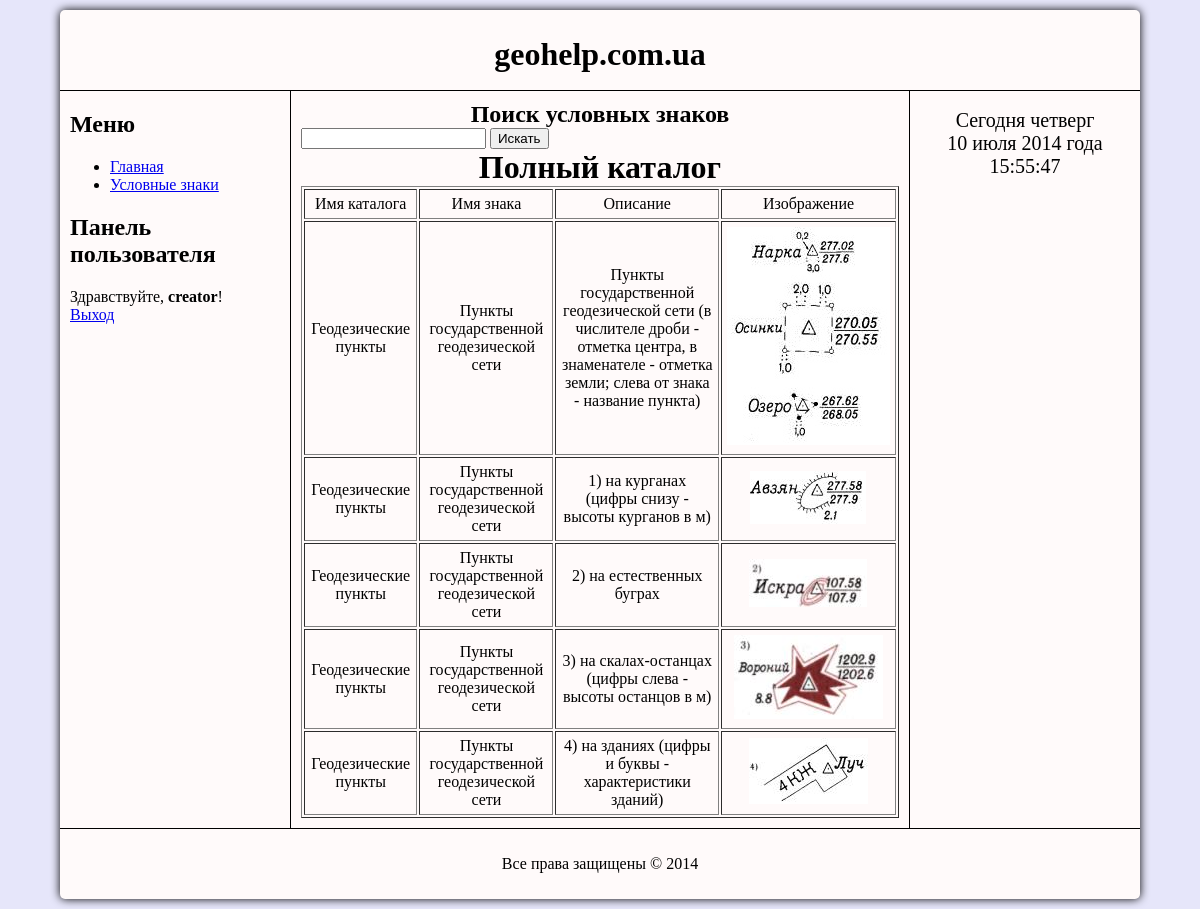
The app's page /uslznaki (signed in) with its own data.
### tables this page shows
CREATE TABLE IF NOT EXISTS `znaki` (
  `id` int(11) NOT NULL AUTO_INCREMENT,
  `cat_name` varchar(255) NOT NULL,
  `zn_name` varchar(255) NOT NULL,
  `description` text NOT NULL,
  `scale` int(11) NOT NULL,
  `img_sourse` varchar(255) NOT NULL,
  `id_order` int(11) NOT NULL,
  PRIMARY KEY (`id`)
);

### www/application/core/view.php (called while the page is built, shortened)
<?php
class View {
	function generate($content_view, $template_view, $data = null, $user = null) {
		include 'application/views/'.$template_view;
	}
}

### www/application/controllers/controller_uslznaki.php (called while the page is built, shortened)
<?php
class Controller_Uslznaki extends Controller {
	public $usl_znaki;
	public function __construct() {
		$this->usl_znaki = new Model_Uslznaki();
	}
	function method_default() {
		if ($_POST["zn_name"] <> "") {
			$data = $this->usl_znaki->search_znak ($_POST["zn_name"]);
		}else{
			$data = $this->usl_znaki->getAllSymbols();
		}
		$this->view->generate('uslznaki_view.php', 'template_view.php', $data, $this->authUserName);
	}
}

### www/application/bootstrap.php (called while the page is built, shortened)
<?php
require_once 'core/model.php';
require_once 'core/view.php';
Router::start();

### www/index.php (called while the page is built, shortened)
<?php
require_once 'application/bootstrap.php';

### www/application/core/model.php (called while the page is built, shortened)
<?php
class Model {
	public function __construct() {
		$this->config = new Config();
		$this->db = new PDO("mysql:host={$this->config->host};dbname={$this->config->db}", $this->config->db_user, $this->config->db_password);
	}
}

### www/application/models/model_uslznaki.php (called while the page is built, shortened)
<?php
class Model_Uslznaki extends Model {
	public function getAllSymbols() {
		$sql = "SELECT cat_name, zn_name, description, img_sourse FROM znaki";
		$result = $this->db->query($sql);
		return $result;
	}
}

### www/application/views/uslznaki_view.php (the view, shortened to what this page needs)
<div>
<h2>Поиск условных знаков</h2>
<form action="" method="post" />
	<tr>
		<td>
			<input type="text" name="zn_name" />
			</td>
		<td>
			<input type="submit" name="search" value="Искать" />
		</td>
	</tr>
</div>
<h1>Полный каталог</h1>
<div class="symbols">
<table border="1" cellpadding="5">
	<tr align="center">
		<td>Имя каталога</td>
		<td>Имя знака</td>
		<td>Описание</td>
		<td>Изображение</td>
	</tr>
<?php
foreach ($data as $row){
   echo <<<LIST
	<tr align="center">
	<td>{$row['cat_name']}</td>
	<td>{$row['zn_name']}</td>
	<td>{$row['description']}</td>
	<td><img src="{$row['img_sourse']}"></td>
	</tr>
LIST;
}
?>
</table>
</div>

### www/css/main.css (style rules this page uses)
html { background: #E6E6FA; }
body { background: #FFFAFA; margin: auto; padding: 0; width: 90%; -moz-border-radius: 5px; -webkit-border-radius: 5px; border-radius: 5px; -moz-box-shadow: 0px 0px 10px #000000; -webkit-box-shadow: 0px 0px 10px #000000; box-shadow: 0px 0px 10px #000000; }
#center h1 { margin: 0px; text-align: center; }
#center h2 { margin: 0px; text-align: center; }

### records on screen
znaki: cat_name "Геодезические пункты", zn_name "Пункты государственной геодезической сети", description "Пункты государственной геодезической сети (в числителе дроби - отметка центра, в знаменателе - отметка земли; слева от знака - название пункта)", img_sourse (picture)
znaki: cat_name "Геодезические пункты", zn_name "Пункты государственной геодезической сети", description "1) на курганах (цифры снизу - высоты курганов в м)", img_sourse (picture)
znaki: cat_name "Геодезические пункты", zn_name "Пункты государственной геодезической сети", description "2) на естественных буграх", img_sourse (picture)
znaki: cat_name "Геодезические пункты", zn_name "Пункты государственной геодезической сети", description "3) на скалах-останцах (цифры слева - высоты останцов в м)", img_sourse (picture)
znaki: cat_name "Геодезические пункты", zn_name "Пункты государственной геодезической сети", description "4) на зданиях (цифры и буквы - характеристики зданий)", img_sourse (picture)

### other values on screen
$user "creator"
